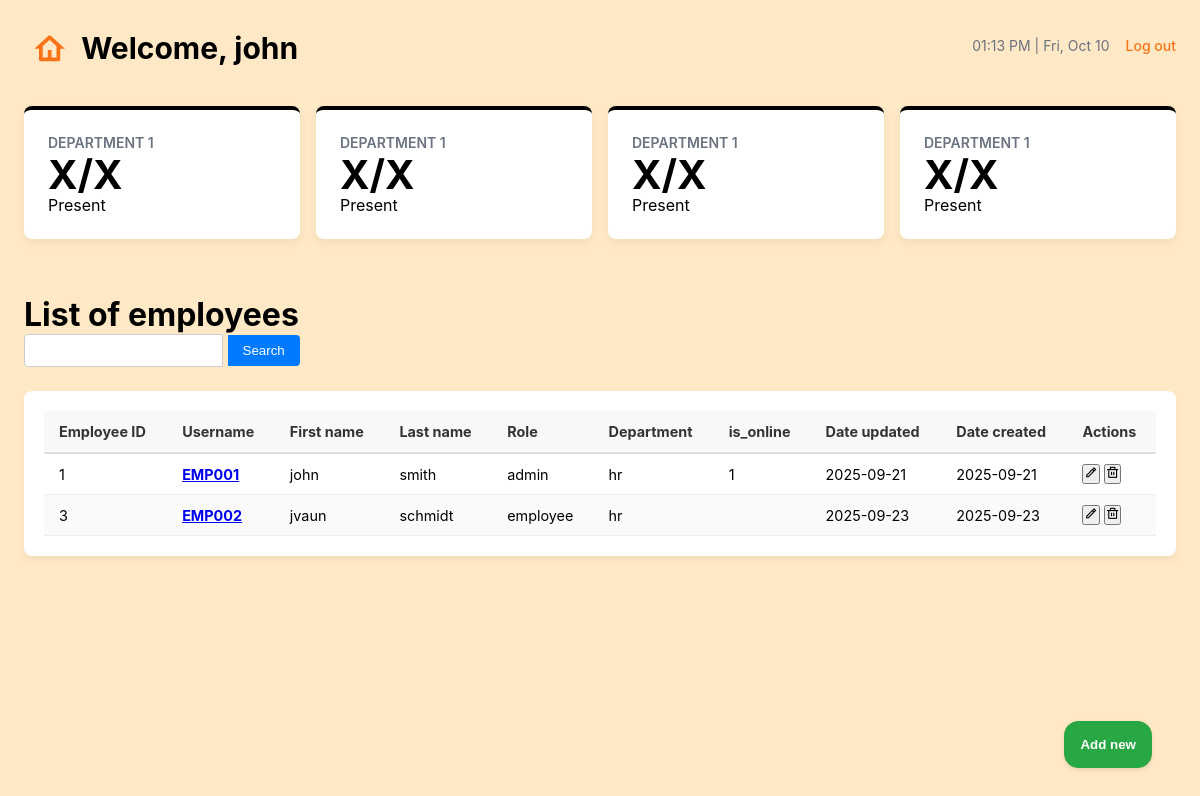
Page /employee/list.php (signed in) on the committed database.
### tables this page shows
CREATE TABLE `employee` (
  `employee_id` int(11) NOT NULL,
  `employee_usn` varchar(30) DEFAULT NULL,
  `employee_fn` varchar(50) NOT NULL,
  `employee_ln` varchar(20) NOT NULL,
  `employee_role` varchar(11) NOT NULL,
  `employee_dept` varchar(11) NOT NULL,
  `is_online` tinyint(1) DEFAULT NULL,
  `employee_update` date NOT NULL DEFAULT current_timestamp(),
  `employee_create` date NOT NULL DEFAULT current_timestamp()
);

### employee/list.php (the view, shortened to what this page needs)
<?php
include "../components/db.php";
$sql1 = $conn->query("select * from employee");
for ($i = 0; $i < $sql1->columnCount(); $i++) {
    $meta = $sql1->getColumnMeta($i);
    $employee_fields[] = $meta['name'];
}
$labels = [
    "employee_id" => "Employee ID",
    "employee_usn" => "Username",
    "employee_fn" => "First name",
    "employee_ln" => "Last name",
    "employee_role" => "Role",
    "employee_dept" => "Department",
    "employee_update" => "Date updated",
    "employee_create" => "Date created",
];
$employees = $sql1->fetchAll(PDO::FETCH_ASSOC);
?>
<!DOCTYPE html>
<html lang="en">
<head>
    <link rel="stylesheet" href="../css/staffstyles.css">
    <link rel="stylesheet" href="../css/liststyles.css">
    <link rel="stylesheet" href="https://cdn.jsdelivr.net/npm/remixicon@2.5.0/fonts/remixicon.css">
</head>
<body>
    <?php include '../components/header.php' ?>
    <div class="main">
        <div class="metric-cards">
            <div class="metric-card employees">
                <p class="title">Department 1</p>
                <div class="value">X/X</div>
                <div class="caption">Present</div>
            </div>
            <div class="metric-card employees">
                <p class="title">Department 1</p>
                <div class="value">X/X</div>
                <div class="caption">Present</div>
            </div>
            <div class="metric-card employees">
                <p class="title">Department 1</p>
                <div class="value">X/X</div>
                <div class="caption">Present</div>
            </div>
            <div class="metric-card employees">
                <p class="title">Department 1</p>
                <div class="value">X/X</div>
                <div class="caption">Present</div>
            </div>
        </div>
        <div class="filter">
            <div class="filter-dialog">
                <h1>List of employees</h1>
                <input type="text" name="" id="">
                <button type="submit" class="search-btn">Search</button>
            </div>
        </div>
        <div class="content-box">
            <table>
                <thead>
                    <tr>
                        <?php foreach ($employee_fields as $field): ?>
                            <th>
                                <?= $label = $labels[$field] ?? $field ?>
                            </th>
                        <?php endforeach; ?>
                        <th>
                            Actions
                        </th>
                    </tr>
                </thead>
                <tbody>
                    <?php foreach ($employees as $employee): ?>
                        <tr>
                            <td>
                                <?= $employee["employee_id"] ?>
                            </td>
                            <td class="control-num">
                                <a href="detail.php?usn=<?= $employee["employee_usn"] ?>">
                                    <?= $employee["employee_usn"] ?>
                                </a>
                            </td>
                            <td>
                                <?= $employee["employee_fn"] ?>
                            </td>
                            <td>
                                <?= $employee["employee_ln"] ?>
                            </td>
                            <td>
                                <?= $employee["employee_role"] ?>
                            </td>
                            <td>
                                <?= $employee["employee_dept"] ?>
                            </td>
                            <td>
                                <?= $employee["is_online"] ?>
                            </td>
                            <td>
                                <?= $employee["employee_update"] ?>
                            </td>
                            <td>
                                <?= $employee["employee_create"] ?>
                            </td>
                            <td>
                                <button>
                                    <i class="ri-pencil-line"></i>
                                </button>
                                <button>
                                    <i class="ri-delete-bin-line"></i>
                                </button>
                            </td>
                        </tr>
                    <?php endforeach; ?>
                </tbody>
            </table>
            <div class="button-options">
                <?php include "add.php"?>
                <button popovertarget="add-new-employee" class="add-new-btn">Add new</button>
            </div>
        </div>
    </div>
</body>
</html>

### css/staffstyles.css (style rules this page uses)
:root { --prime-clr: #d49b59; --sec-clr: #cca859; --bg-clr: #fff2dc; --sec-bg-clr: #f2f2f2; --text-clr: #333; --form-clr: #b0b3c5; --success-clr: #4caf50; --error-clr: #c62828; --font-family: 'Inter', system-ui, -apple-system, BlinkMacSystemFont, "Segoe UI", Roboto, "Helvetica Neue", Arial, sans-serif; }
* { padding: 0; margin: 0; box-sizing: border-box; }
body { background-color: var(--bg-clr); font-family: var(--font-family); padding: 24px; margin: 0; min-height: 100vh; background-color: var(--bg-clr); }
.main { display: grid; grid-template-columns: 1fr 1fr 1fr; gap: 24px; max-width: 1200px; margin: 0 auto; }
.metric-cards { grid-column: 1 / span 3; display: flex; flex-direction: column; gap: 16px; margin-bottom: 32px; flex-direction: row; }
.metric-card { flex: 1; background-color: var(--color-card-bg); padding: 24px; border-radius: var(--border-radius); box-shadow: var(--shadow); border-top: 4px solid; min-width: 0; }
.metric-card .title { font-size: 0.875rem; font-weight: 600; text-transform: uppercase; color: var(--color-text-secondary); margin-bottom: 4px; }
.metric-card .value { font-size: 2.5rem; font-weight: 700; line-height: 1; }
.button-options { display: flex; flex-direction: column; position: fixed; bottom: 2rem; right: 3rem; }
.button-options * { padding: 10px; border-radius: 2ch; }

### css/liststyles.css (style rules this page uses)
.metric-cards { grid-column: 1 / span 3; display: flex; flex-direction: column; gap: 16px; margin-bottom: 32px; flex-direction: row; }
.metric-card { flex: 1; background-color: var(--color-card-bg); padding: 24px; border-radius: var(--border-radius); box-shadow: var(--shadow); border-top: 4px solid; min-width: 0; }
.metric-card .title { font-size: 0.875rem; font-weight: 600; text-transform: uppercase; color: var(--color-text-secondary); margin-bottom: 4px; }
.metric-card .value { font-size: 2.5rem; font-weight: 700; line-height: 1; }
.filter-dialog input[type="text"] { padding: 8px 10px; border: 1px solid #ccc; border-radius: 4px 0 0 4px; outline: none; }
.search-btn { padding: 8px 15px; background-color: #007bff; color: white; border: none; border-radius: 0 4px 4px 0; cursor: pointer; }
.add-new-btn { padding: 10px 15px; background-color: #28a745; color: white; border: none; border-radius: 4px; cursor: pointer; font-weight: bold; display: flex; align-items: center; gap: 5px; box-shadow: 0 2px 4px rgba(0, 0, 0, 0.1); }
.content-box { grid-column: span 3; background-color: white; padding: 20px; border-radius: 8px; box-shadow: 0 4px 8px rgba(0, 0, 0, 0.05); overflow-x: auto; }
table { width: 100%; border-collapse: collapse; font-size: 0.9em; }
th { background-color: #f8f8f8; color: #333; text-align: left; padding: 12px 15px; font-weight: bold; border-bottom: 2px solid #ddd; }
td { padding: 10px 15px; border-bottom: 1px solid #eee; }
tbody tr:nth-child(even) { background-color: #fafafa; }
.control-num { color: #007bff; font-weight: bold; }

### css/styles.css (style rules this page uses)
:root { --prime-clr: #d49b59; --sec-clr: #cca859; --bg-clr: #ffe8c5; --sec-bg-clr: #f2f2f2; --text-clr: #333; --form-clr: #b0b3c5; --success-clr: #4caf50; --error-clr: #c62828; --font-family: 'Inter', system-ui, -apple-system, BlinkMacSystemFont, "Segoe UI", Roboto, "Helvetica Neue", Arial, sans-serif; }
* { padding: 0; margin: 0; box-sizing: border-box; }
body { background-color: var(--bg-clr); font-family: var(--font-family); padding: 24px; margin: 0; min-height: 100vh; background-color: var(--bg-clr); }
.main { display: grid; grid-template-columns: 1fr 1fr 1fr; gap: 24px; max-width: 1200px; margin: 0 auto; }
.metric-cards { grid-column: 1 / span 3; display: flex; flex-direction: column; gap: 16px; margin-bottom: 32px; flex-direction: row; }
.metric-card { flex: 1; background-color: var(--color-card-bg); padding: 24px; border-radius: var(--border-radius); box-shadow: var(--shadow); border-top: 4px solid; min-width: 0; }
.metric-card .title { font-size: 0.875rem; font-weight: 600; text-transform: uppercase; color: var(--color-text-secondary); margin-bottom: 4px; }
.metric-card .value { font-size: 2.5rem; font-weight: 700; line-height: 1; }
.button-options { display: flex; flex-direction: column; position: fixed; gap: 1rem; bottom: 2rem; right: 3rem; }
.button-options * { padding: 1rem; border-radius: 2ch; }

### rows in the picture
employee: employee_id "1", employee_usn "EMP001", employee_fn "john", employee_ln "smith", employee_role "admin", employee_dept "hr", is_online "1", employee_update "2025-09-21", employee_create "2025-09-21"
employee: employee_id "3", employee_usn "EMP002", employee_fn "jvaun", employee_ln "schmidt", employee_role "employee", employee_dept "hr", employee_update "2025-09-23", employee_create "2025-09-23"

### other values in the picture
$_SESSION['firstname'] "john"
$label = $labels[$field] ?? $field "Employee ID"
$label = $labels[$field] ?? $field "Username"
$label = $labels[$field] ?? $field "First name"
$label = $labels[$field] ?? $field "Last name"
$label = $labels[$field] ?? $field "Role"
$label = $labels[$field] ?? $field "Department"
$label = $labels[$field] ?? $field "is_online"
$label = $labels[$field] ?? $field "Date updated"
$label = $labels[$field] ?? $field "Date created"
